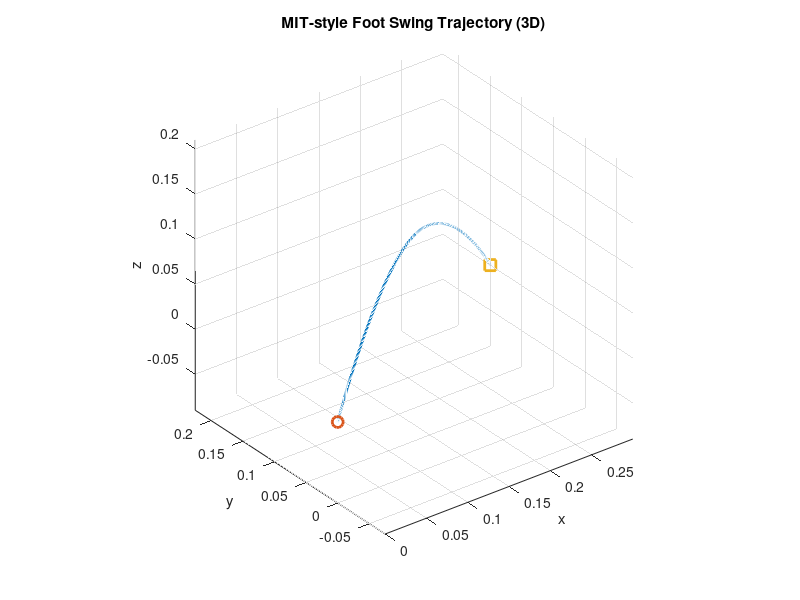
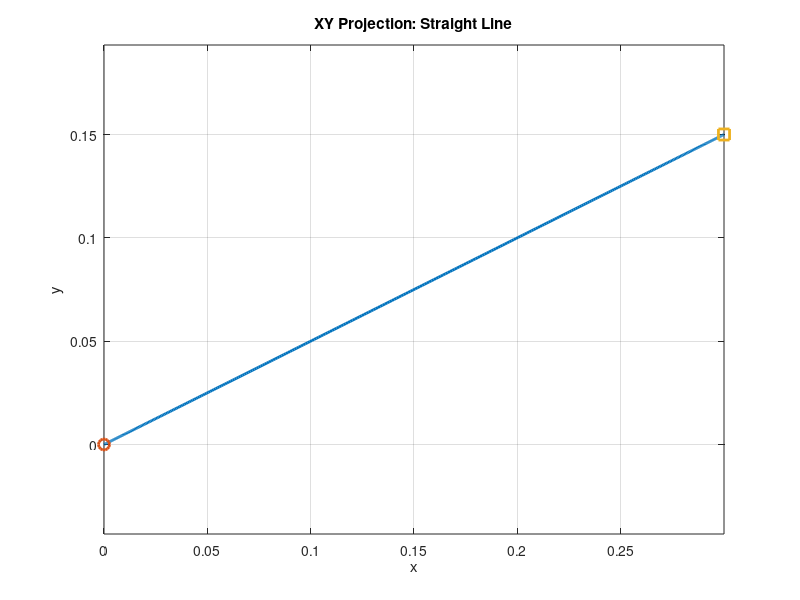
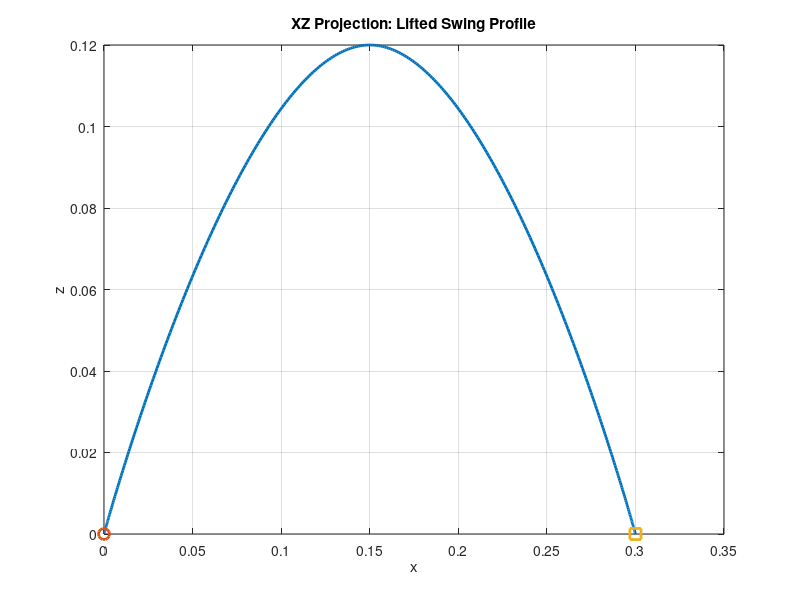
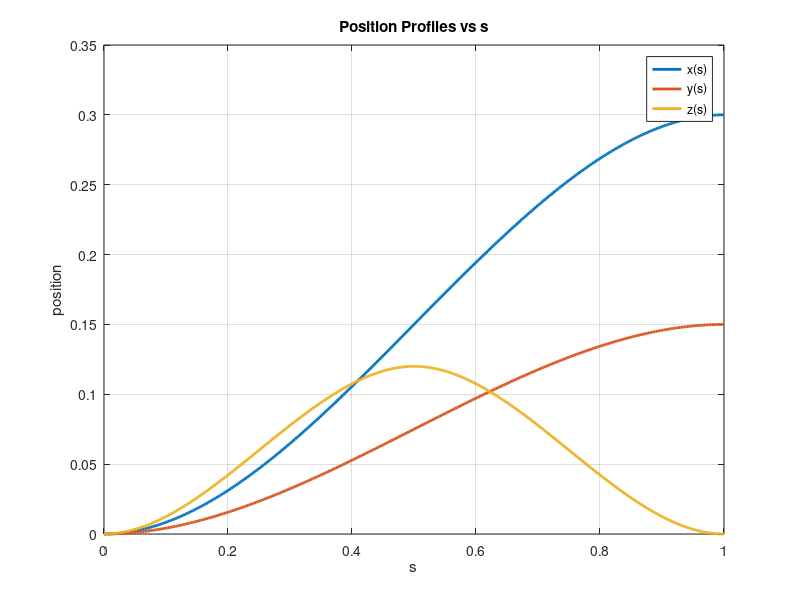

The MATLAB script that drew these images, in order:
clear; clc; close all;

%% Parameters
p0 = [0.0; 0.0; 0.0];      % start foot position [x0; y0; z0]
pf = [0.3; 0.15; 0.0];     % final foot position [xf; yf; zf]
h  = 0.12;                 % swing height
N  = 400;                  % number of samples

s = linspace(0,1,N);

%% Cubic interpolation function B(s) = 3s^2 - 2s^3
B = @(x) 3*x.^2 - 2*x.^3;

%% Preallocate
x = zeros(1,N);
y = zeros(1,N);
z = zeros(1,N);

%% Compute trajectory
for i = 1:N
    si = s(i);

    % x, y : straight-line interpolation
    x(i) = (1 - B(si))*p0(1) + B(si)*pf(1);
    y(i) = (1 - B(si))*p0(2) + B(si)*pf(2);

    % z : piecewise cubic lift
    if si < 0.5
        u = 2*si;
        z(i) = (1 - B(u))*p0(3) + B(u)*(p0(3) + h);
    else
        u = 2*si - 1;
        z(i) = (1 - B(u))*(p0(3) + h) + B(u)*pf(3);
    end
end

%% 3D plot
figure;
plot3(x, y, z, 'LineWidth', 2); hold on;
plot3(p0(1), p0(2), p0(3), 'o', 'MarkerSize', 8, 'LineWidth', 2);
plot3(pf(1), pf(2), pf(3), 's', 'MarkerSize', 8, 'LineWidth', 2);
grid on; axis equal;
xlabel('x'); ylabel('y'); zlabel('z');
title('MIT-style Foot Swing Trajectory (3D)');

%% XY projection
figure;
plot(x, y, 'LineWidth', 2); hold on;
plot(p0(1), p0(2), 'o', 'MarkerSize', 8, 'LineWidth', 2);
plot(pf(1), pf(2), 's', 'MarkerSize', 8, 'LineWidth', 2);
grid on; axis equal;
xlabel('x'); ylabel('y');
title('XY Projection: Straight Line');

%% XZ projection
figure;
plot(x, z, 'LineWidth', 2); hold on;
plot(p0(1), p0(3), 'o', 'MarkerSize', 8, 'LineWidth', 2);
plot(pf(1), pf(3), 's', 'MarkerSize', 8, 'LineWidth', 2);
grid on;
xlabel('x'); ylabel('z');
title('XZ Projection: Lifted Swing Profile');

%% Also plot x(s), y(s), z(s)
figure;
plot(s, x, 'LineWidth', 2); hold on;
plot(s, y, 'LineWidth', 2);
plot(s, z, 'LineWidth', 2);
grid on;
xlabel('s');
ylabel('position');
title('Position Profiles vs s');
legend('x(s)', 'y(s)', 'z(s)', 'Location', 'best');
